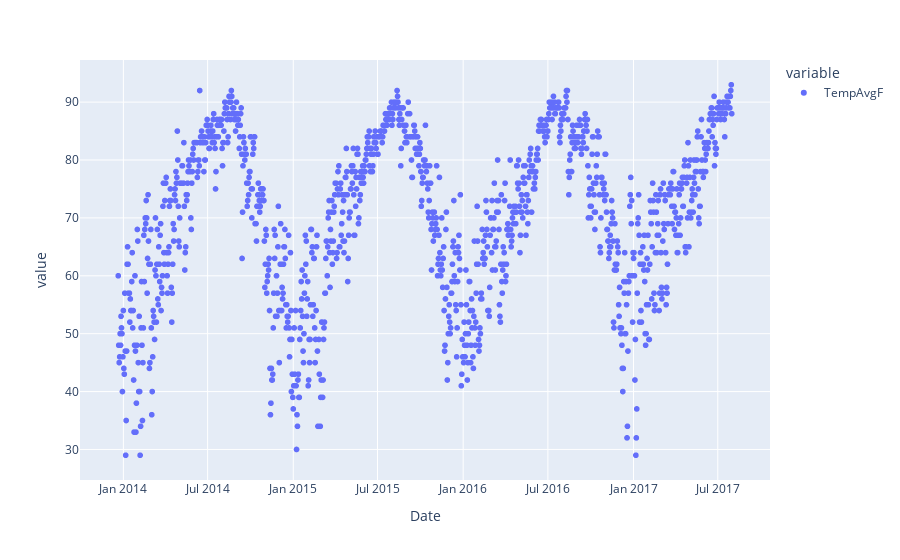

Notebook source saved alongside this figure:
### Markdown cell above
***Scatter Plots***

A scatter plot is a type of plot that displays values for two variables for a set of data. The data is displayed as a collection of points, each having the value of one variable determining the position on the horizontal axis and the value of the other variable determining the position on the vertical axis. Use the `px.scatter` function to create a scatter plot. You can find more information about the function [here](https://plot.ly/python-api-reference/generated/plotly.express.scatter.html).

**Step 2** Use Plotly Express to create a basic Scatter Plot of `TempAvgF` over Date on `weather`. <br>

### Code cell
#Create a scatter plot with plotly express
fig = px.scatter(data_frame=weather, x='Date', 
              y='TempAvgF') # passing list as argument
fig.show()

### Figure 1 — Plotly figure (JSON) as saved in the notebook; plotly's stock layout.template omitted (floating-point values rounded to 4 significant figures; data arrays with more than 128 entries replaced by an {"elided": "..."} marker saying what was removed)
{"data": [{"hovertemplate": "variable=TempAvgF<br>Date=%{x}<br>value=%{y}<extra></extra>", "legendgroup": "TempAvgF", "marker": {"color": "#636efa", "symbol": "circle"}, "mode": "markers", "name": "TempAvgF", "showlegend": true, "type": "scattergl", "x": {"elided": "1319 str values"}, "xaxis": "x", "y": {"elided": "1319 int values"}, "yaxis": "y"}], "layout": {"autosize": true, "legend": {"title": {"text": "variable"}, "tracegroupgap": 0}, "margin": {"t": 60}, "xaxis": {"anchor": "y", "autorange": true, "domain": [0, 1], "range": ["2013-10-01 20:11:22.0765", "2017-10-19 03:48:37.9235"], "title": {"text": "Date"}, "type": "date"}, "yaxis": {"anchor": "x", "autorange": true, "domain": [0, 1], "range": [24.04, 97.96], "title": {"text": "value"}, "type": "linear"}}}
